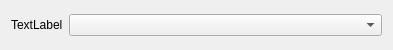
<?xml version="1.0" encoding="UTF-8"?>
<ui version="4.0">
 <class>_widget_top</class>
 <widget class="QWidget" name="_widget_top">
  <property name="geometry">
   <rect>
    <x>0</x>
    <y>0</y>
    <width>393</width>
    <height>50</height>
   </rect>
  </property>
  <property name="minimumSize">
   <size>
    <width>300</width>
    <height>30</height>
   </size>
  </property>
  <property name="windowTitle">
   <string>Param</string>
  </property>
  <layout class="QVBoxLayout" name="verticalLayout">
   <item>
    <layout class="QHBoxLayout" name="_layout_h" stretch="0,4">
     <item>
      <widget class="QLabel" name="_paramname_label">
       <property name="text">
        <string>TextLabel</string>
       </property>
      </widget>
     </item>
     <item>
      <widget class="QComboBox" name="_combobox">
       <property name="minimumSize">
        <size>
         <width>30</width>
         <height>20</height>
        </size>
       </property>
      </widget>
     </item>
    </layout>
   </item>
  </layout>
 </widget>
 <resources/>
 <connections/>
</ui>
